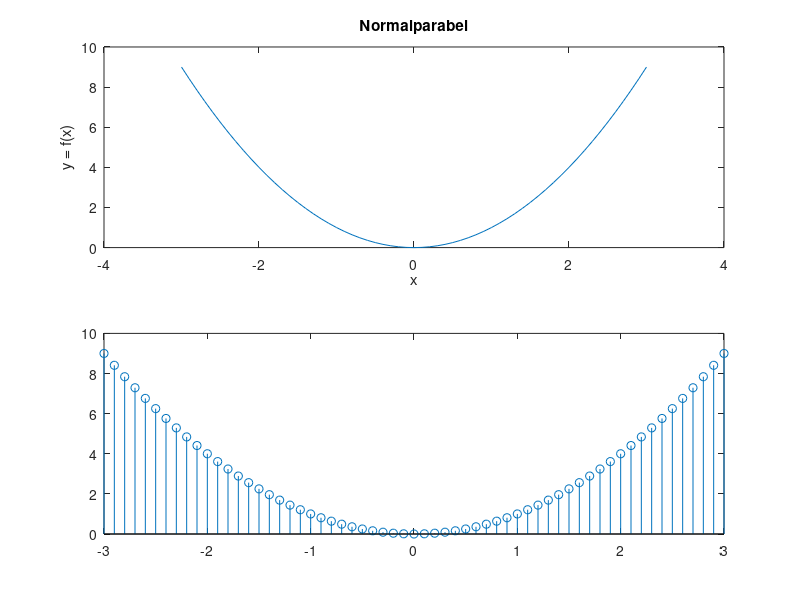

Recreate this plot in MATLAB. (Note: this script raises an error after producing the figure.)
% Einfaches Beispiel Matlab-Skript

x = -3:0.1:3;
y = x.^2;

figure(1)

subplot(211)
plot(x,y), axis([-4, 4, 0, 10])
title('Normalparabel'), xlabel('x'), ylabel('y = f(x)')

subplot(212)
stem(x,y), axis(-4, 4, 0, 10)
title('Normalparabel - diskrete Darstellung')